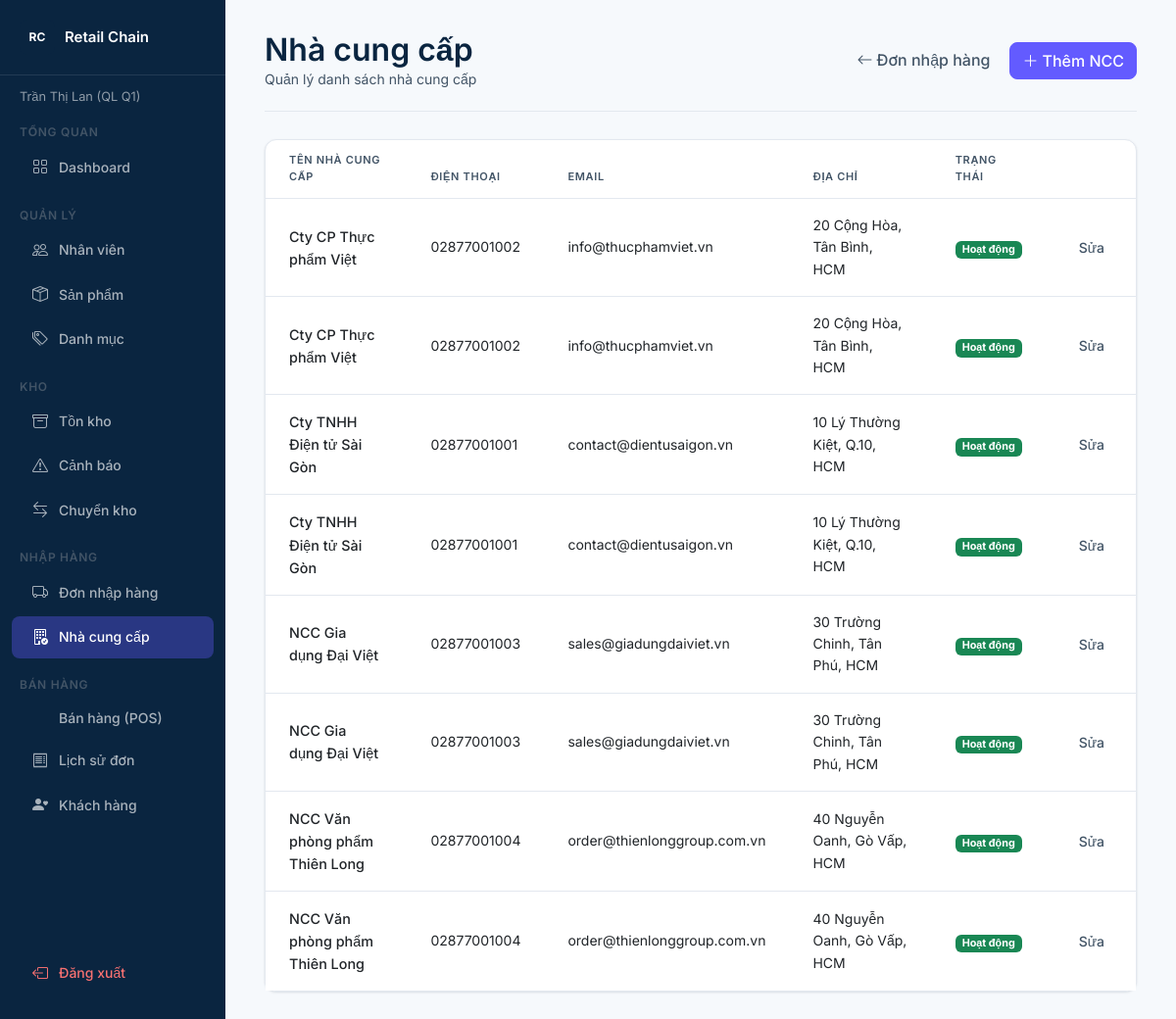
/public/purchase/suppliers (signed in), run on the app's committed database.
### tables this page shows
CREATE TABLE suppliers (
    supplier_id INT UNSIGNED  AUTO_INCREMENT PRIMARY KEY,
    name        VARCHAR(150)  NOT NULL,
    phone       VARCHAR(20),
    email       VARCHAR(100),
    address     VARCHAR(255),
    status      ENUM('active','inactive') DEFAULT 'active',
    created_at  TIMESTAMP     DEFAULT CURRENT_TIMESTAMP
);

### core/Controller.php (called while the page is built, shortened)
<?php
class Controller
{
    protected function view(string $path, array $data = []): void
    {
        extract($data, EXTR_SKIP);
        require_once APP_ROOT . '/app/Views/layouts/header.php';
        require_once APP_ROOT . '/app/Views/' . $path . '.php';
        require_once APP_ROOT . '/app/Views/layouts/footer.php';
    }
}

### app/Controllers/PurchaseController.php (called while the page is built, shortened)
<?php
require_once ROOT_PATH . '/core/Controller.php';
final class PurchaseController extends Controller
{
    public function suppliers(): void
    {
        $this->view('purchases/suppliers/index', [
            'suppliers' => (new Supplier())->getAll(),
        ]);
    }
}

### core/App.php (called while the page is built, shortened)
<?php
class App
{
    public function __construct()
    {
        $url   = trim($_GET['url'] ?? 'auth/login', '/');
        $parts = $url !== '' ? explode('/', $url) : ['auth', 'login'];
        $method         = $parts[1] ?? 'index';
        $param          = $parts[2] ?? null;
        $ctrl = new $controllerName();
        $ctrl->$method($param);
    }
}

### public/index.php (called while the page is built, shortened)
<?php
require_once APP_ROOT . '/core/Controller.php';
require_once APP_ROOT . '/core/App.php';
new App();

### app/Models/Supplier.php (called while the page is built, shortened)
<?php
class Supplier
{
    private PDO $db;
    public function __construct()
    {
        $this->db = Database::getInstance();
    }
    public function getAll(string $status = 'all'): array
    {
        if ($status === 'all') {
            return $this->db->query('SELECT * FROM suppliers ORDER BY name')->fetchAll();
        }
        $stmt = $this->db->prepare("SELECT * FROM suppliers WHERE status = ? ORDER BY name");
        $stmt->execute([$status]);
        return $stmt->fetchAll();
    }
}

### app/Views/purchases/suppliers/index.php (the view, shortened to what this page needs)
<div class="stripe-page-header">
    <div>
        <h1 class="h1 mb-0">Nhà cung cấp</h1>
        <p class="subtext mb-0">Quản lý danh sách nhà cung cấp</p>
    </div>
    <div class="stripe-page-header-actions">
        <a href="<?= BASE_URL ?>/purchase/index" class="btn btn-ghost">
            <i class="bi bi-arrow-left me-1"></i>Đơn nhập hàng
        </a>
        <button type="button" class="btn btn-primary" data-bs-toggle="modal" data-bs-target="#supplierModal" id="addSupplierBtn">
            <i class="bi bi-plus-lg me-1"></i>Thêm NCC
        </button>
    </div>
</div>
<div class="stripe-card p-0">
    <table class="table stripe-table mb-0">
        <thead>
            <tr>
                <th>Tên nhà cung cấp</th>
                <th>Điện thoại</th>
                <th>Email</th>
                <th>Địa chỉ</th>
                <th>Trạng thái</th>
                <th></th>
            </tr>
        </thead>
        <tbody>
            <?php if (empty($suppliers)): ?>
            <tr><td colspan="6" class="text-center subtext py-4">Chưa có nhà cung cấp nào.</td></tr>
            <?php else: ?>
            <?php foreach ($suppliers as $s): ?>
            <tr>
                <td class="fw-500"><?= htmlspecialchars($s['name']) ?></td>
                <td class="subtext"><?= htmlspecialchars($s['phone'] ?? '—') ?></td>
                <td class="subtext"><?= htmlspecialchars($s['email'] ?? '—') ?></td>
                <td class="subtext"><?= htmlspecialchars($s['address'] ?? '—') ?></td>
                <td>
                    <span class="badge <?= $s['status'] === 'active' ? 'bg-success' : 'bg-secondary' ?>">
                        <?= $s['status'] === 'active' ? 'Hoạt động' : 'Ngừng' ?>
                    </span>
                </td>
                <td class="text-end">
                    <button class="btn btn-ghost btn-sm" data-bs-toggle="modal" data-bs-target="#supplierModal"
                        data-id="<?= (int) $s['supplier_id'] ?>"
                        data-name="<?= htmlspecialchars($s['name']) ?>"
                        data-phone="<?= htmlspecialchars($s['phone'] ?? '') ?>"
                        data-email="<?= htmlspecialchars($s['email'] ?? '') ?>"
                        data-address="<?= htmlspecialchars($s['address'] ?? '') ?>"
                        data-status="<?= htmlspecialchars($s['status']) ?>">
                        Sửa
                    </button>
                </td>
            </tr>
            <?php endforeach; ?>
            <?php endif; ?>
        </tbody>
    </table>
</div>

### public/css/style.css (style rules this page uses)
:root { --color-primary: #0A2540; --color-accent: #635BFF; --color-secondary: #425466; --color-neutral: #F6F9FC; --color-surface: #FFFFFF; --color-border: #E3E8EF; --color-text: #0A2540; --color-subtext: #425466; --color-success: #27AE60; --color-warning: #F39C12; --color-danger: #E74C3C; --color-info: #635BFF; --radius-sm: 6px; --radius-md: 8px; --radius-lg: 12px; --radius-pill: 999px; --shadow-card: 0 1px 3px rgba(10, 37, 64, 0.08), 0 1px 2px rgba(10, 37, 64, 0.05); --shadow-md: 0 4px 12px rgba(10, 37, 64, 0.1); }
body { background: var(--color-neutral); color: var(--color-text); font-family: 'Inter', sans-serif; }
a { color: var(--color-accent); text-decoration: none; }
h1, .h1 { font-size: 2rem; font-weight: 600; color: var(--color-primary); }
body, .body { font-size: 0.9375rem; font-weight: 400; line-height: 1.6; }
.subtext { font-size: 0.875rem; color: var(--color-secondary); }
.fw-500 { font-weight: 500; }
.btn { box-shadow: none !important; transition: all 0.15s ease; }
.btn-primary { background: var(--color-accent); border-color: var(--color-accent); color: #fff; border-radius: var(--radius-md); font-weight: 500; }
.btn-ghost { background: transparent; border: none; color: var(--color-secondary); border-radius: var(--radius-md); font-weight: 500; }
.stripe-card { background: var(--color-surface); border: 1px solid var(--color-border); border-radius: var(--radius-lg); padding: 1.25rem 1.5rem; box-shadow: var(--shadow-card); }
.stripe-table { font-size: 0.9rem; border-collapse: collapse; }
.stripe-table thead th { font-size: 0.6875rem; font-weight: 600; letter-spacing: 0.06em; text-transform: uppercase; color: var(--color-secondary); border-bottom: 1px solid var(--color-border); padding: 0.75rem 1.5rem; background: transparent; }
.stripe-table tbody td { padding: 1rem 1.5rem; border-bottom: 1px solid var(--color-border); vertical-align: middle; }
.stripe-table tbody tr:last-child td { border-bottom: none; }
.stripe-page-header { display: flex; align-items: center; justify-content: space-between; margin-bottom: 1.75rem; padding-bottom: 1.25rem; border-bottom: 1px solid var(--color-border); flex-wrap: wrap; gap: 1rem; }
.stripe-page-header-actions { display: flex; gap: 0.5rem; flex-wrap: wrap; }

### data on the page
suppliers: name "Cty CP Thực phẩm Việt", phone "02877001002", email "info@thucphamviet.vn", address "20 Cộng Hòa, Tân Bình, HCM", status "Hoạt động"
suppliers: name "Cty CP Thực phẩm Việt", phone "02877001002", email "info@thucphamviet.vn", address "20 Cộng Hòa, Tân Bình, HCM", status "Hoạt động"
suppliers: name "Cty TNHH Điện tử Sài Gòn", phone "02877001001", email "contact@dientusaigon.vn", address "10 Lý Thường Kiệt, Q.10, HCM", status "Hoạt động"
suppliers: name "Cty TNHH Điện tử Sài Gòn", phone "02877001001", email "contact@dientusaigon.vn", address "10 Lý Thường Kiệt, Q.10, HCM", status "Hoạt động"
suppliers: name "NCC Gia dụng Đại Việt", phone "02877001003", email "sales@giadungdaiviet.vn", address "30 Trường Chinh, Tân Phú, HCM", status "Hoạt động"
suppliers: name "NCC Gia dụng Đại Việt", phone "02877001003", email "sales@giadungdaiviet.vn", address "30 Trường Chinh, Tân Phú, HCM", status "Hoạt động"
suppliers: name "NCC Văn phòng phẩm Thiên Long", phone "02877001004", email "order@thienlonggroup.com.vn", address "40 Nguyễn Oanh, Gò Vấp, HCM", status "Hoạt động"
suppliers: name "NCC Văn phòng phẩm Thiên Long", phone "02877001004", email "order@thienlonggroup.com.vn", address "40 Nguyễn Oanh, Gò Vấp, HCM", status "Hoạt động"

### other printed values
$_SESSION['full_name'] "Trần Thị Lan (QL Q1)"
